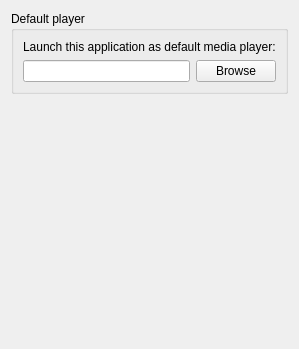
          <widget class="QWidget" name="mediaTab">
           <attribute name="title">
            <string>Media</string>
           </attribute>
           <layout class="QVBoxLayout" name="verticalLayout_17">
            <item>
             <widget class="QGroupBox" name="groupBox_9">
              <property name="title">
               <string>Default player</string>
              </property>
              <layout class="QGridLayout" name="gridLayout">
               <item row="1" column="0">
                <widget class="QLineEdit" name="defaultMediaPlayer">
                 <property name="readOnly">
                  <bool>false</bool>
                 </property>
                </widget>
               </item>
               <item row="0" column="0" colspan="2">
                <widget class="QLabel" name="label_16">
                 <property name="text">
                  <string>Launch this application as default media player:</string>
                 </property>
                </widget>
               </item>
               <item row="1" column="1">
                <widget class="QPushButton" name="browseMediaPlayer">
                 <property name="text">
                  <string>Browse</string>
                 </property>
                </widget>
               </item>
              </layout>
             </widget>
            </item>
            <item>
             <spacer name="verticalSpacer_6">
              <property name="orientation">
               <enum>Qt::Vertical</enum>
              </property>
              <property name="sizeHint" stdset="0">
               <size>
                <width>20</width>
                <height>244</height>
               </size>
              </property>
             </spacer>
            </item>
           </layout>
          </widget>
